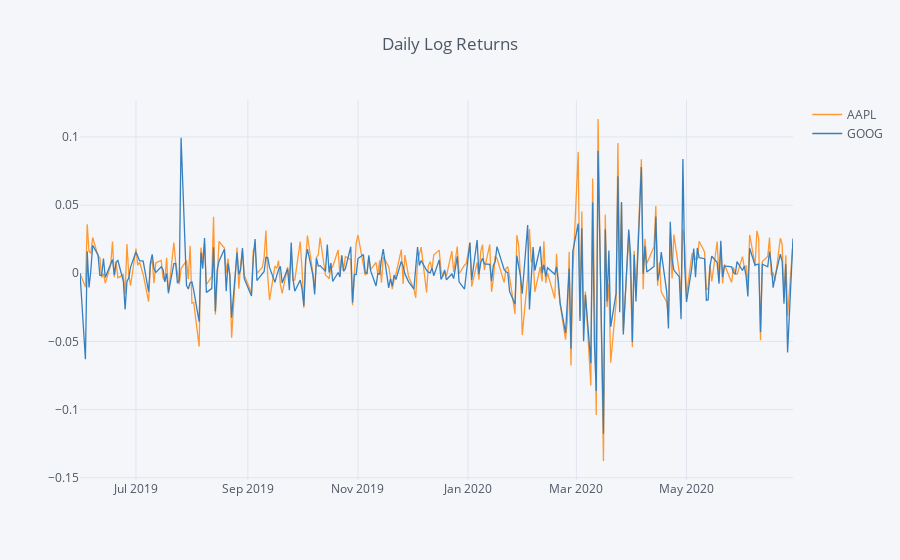

The cell this chart's notebook holds for it:
### Code cell
daily_returns[['AAPL','GOOG']].iplot(title='Daily Log Returns')

### Figure 1 — Plotly figure (JSON) as saved in the notebook; plotly's stock layout.template omitted (floating-point values rounded to 4 significant figures; data arrays with more than 128 entries replaced by an {"elided": "..."} marker saying what was removed)
{"data": [{"line": {"color": "rgba(255, 153, 51, 1.0)", "dash": "solid", "shape": "linear", "width": 1.3}, "mode": "lines", "name": "AAPL", "text": "", "type": "scatter", "uid": "21059e43-2407-4e85-93ff-93998145d066", "x": {"elided": "273 str values"}, "y": {"elided": "273 float values"}}, {"line": {"color": "rgba(55, 128, 191, 1.0)", "dash": "solid", "shape": "linear", "width": 1.3}, "mode": "lines", "name": "GOOG", "text": "", "type": "scatter", "uid": "98848f60-9740-4bf3-abbe-17845227ff25", "x": {"elided": "273 str values"}, "y": {"elided": "273 float values"}}], "layout": {"legend": {"bgcolor": "#F5F6F9", "font": {"color": "#4D5663"}}, "paper_bgcolor": "#F5F6F9", "plot_bgcolor": "#F5F6F9", "title": {"font": {"color": "#4D5663"}, "text": "Daily Log Returns"}, "xaxis": {"gridcolor": "#E1E5ED", "showgrid": true, "tickfont": {"color": "#4D5663"}, "title": {"font": {"color": "#4D5663"}, "text": ""}, "zerolinecolor": "#E1E5ED"}, "yaxis": {"gridcolor": "#E1E5ED", "showgrid": true, "tickfont": {"color": "#4D5663"}, "title": {"font": {"color": "#4D5663"}, "text": ""}, "zerolinecolor": "#E1E5ED"}}}
